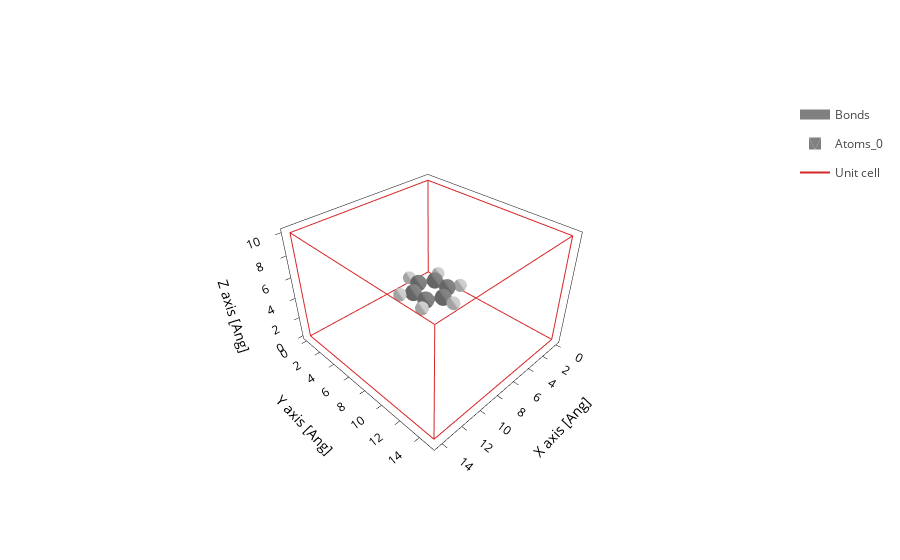

Here is the notebook cell this chart was saved with:
### Code cell
atoms = molecule('C6H6', vacuum = 5)
benzene = sisl.Geometry.new(atoms)
benzene.plot(axes='xyz')

### Figure 1 — Plotly figure (JSON) as saved in the notebook; plotly's stock layout.template omitted (floating-point values rounded to 4 significant figures; data arrays with more than 128 entries replaced by an {"elided": "..."} marker saying what was removed)
{"data": [{"line": {"color": "gray", "width": 10}, "meta": {}, "mode": "lines", "name": "Bonds", "opacity": 1, "type": "scatter3d", "x": {"elided": "252 float values"}, "y": {"elided": "252 float values"}, "z": {"elided": "252 int values"}}, {"alphahull": 0, "color": "grey", "hovertemplate": "%{meta.position}", "legendgroup": "Atoms", "meta": {"meta": {}, "position": "(7.15, 8.88, 5.00)"}, "name": "Atoms_0", "opacity": 1, "showlegend": true, "showscale": false, "type": "mesh3d", "x": {"elided": "225 float values"}, "y": {"elided": "225 float values"}, "z": {"elided": "225 float values"}}, {"alphahull": 0, "color": "grey", "hovertemplate": "%{meta.position}", "legendgroup": "Atoms", "meta": {"meta": {}, "position": "(8.36, 8.18, 5.00)"}, "name": "Atoms_1", "opacity": 1, "showlegend": false, "showscale": false, "type": "mesh3d", "x": {"elided": "225 float values"}, "y": {"elided": "225 float values"}, "z": {"elided": "225 float values"}}, {"alphahull": 0, "color": "grey", "hovertemplate": "%{meta.position}", "legendgroup": "Atoms", "meta": {"meta": {}, "position": "(8.36, 6.78, 5.00)"}, "name": "Atoms_2", "opacity": 1, "showlegend": false, "showscale": false, "type": "mesh3d", "x": {"elided": "225 float values"}, "y": {"elided": "225 float values"}, "z": {"elided": "225 float values"}}, {"alphahull": 0, "color": "grey", "hovertemplate": "%{meta.position}", "legendgroup": "Atoms", "meta": {"meta": {}, "position": "(7.15, 6.09, 5.00)"}, "name": "Atoms_3", "opacity": 1, "showlegend": false, "showscale": false, "type": "mesh3d", "x": {"elided": "225 float values"}, "y": {"elided": "225 float values"}, "z": {"elided": "225 float values"}}, {"alphahull": 0, "color": "grey", "hovertemplate": "%{meta.position}", "legendgroup": "Atoms", "meta": {"meta": {}, "position": "(5.94, 6.78, 5.00)"}, "name": "Atoms_4", "opacity": 1, "showlegend": false, "showscale": false, "type": "mesh3d", "x": {"elided": "225 float values"}, "y": {"elided": "225 float values"}, "z": {"elided": "225 float values"}}, {"alphahull": 0, "color": "grey", "hovertemplate": "%{meta.position}", "legendgroup": "Atoms", "meta": {"meta": {}, "position": "(5.94, 8.18, 5.00)"}, "name": "Atoms_5", "opacity": 1, "showlegend": false, "showscale": false, "type": "mesh3d", "x": {"elided": "225 float values"}, "y": {"elided": "225 float values"}, "z": {"elided": "225 float values"}}, {"alphahull": 0, "color": "#cccccc", "hovertemplate": "%{meta.position}", "legendgroup": "Atoms", "meta": {"meta": {}, "position": "(7.15, 9.96, 5.00)"}, "name": "Atoms_6", "opacity": 1, "showlegend": false, "showscale": false, "type": "mesh3d", "x": {"elided": "225 float values"}, "y": {"elided": "225 float values"}, "z": {"elided": "225 float values"}}, {"alphahull": 0, "color": "#cccccc", "hovertemplate": "%{meta.position}", "legendgroup": "Atoms", "meta": {"meta": {}, "position": "(9.30, 8.72, 5.00)"}, "name": "Atoms_7", "opacity": 1, "showlegend": false, "showscale": false, "type": "mesh3d", "x": {"elided": "225 float values"}, "y": {"elided": "225 float values"}, "z": {"elided": "225 float values"}}, {"alphahull": 0, "color": "#cccccc", "hovertemplate": "%{meta.position}", "legendgroup": "Atoms", "meta": {"meta": {}, "position": "(9.30, 6.24, 5.00)"}, "name": "Atoms_8", "opacity": 1, "showlegend": false, "showscale": false, "type": "mesh3d", "x": {"elided": "225 float values"}, "y": {"elided": "225 float values"}, "z": {"elided": "225 float values"}}, {"alphahull": 0, "color": "#cccccc", "hovertemplate": "%{meta.position}", "legendgroup": "Atoms", "meta": {"meta": {}, "position": "(7.15, 5.00, 5.00)"}, "name": "Atoms_9", "opacity": 1, "showlegend": false, "showscale": false, "type": "mesh3d", "x": {"elided": "225 float values"}, "y": {"elided": "225 float values"}, "z": {"elided": "225 float values"}}, {"alphahull": 0, "color": "#cccccc", "hovertemplate": "%{meta.position}", "legendgroup": "Atoms", "meta": {"meta": {}, "position": "(5.00, 6.24, 5.00)"}, "name": "Atoms_10", "opacity": 1, "showlegend": false, "showscale": false, "type": "mesh3d", "x": {"elided": "225 float values"}, "y": {"elided": "225 float values"}, "z": {"elided": "225 float values"}}, {"alphahull": 0, "color": "#cccccc", "hovertemplate": "%{meta.position}", "legendgroup": "Atoms", "meta": {"meta": {}, "position": "(5.00, 8.72, 5.00)"}, "name": "Atoms_11", "opacity": 1, "showlegend": false, "showscale": false, "type": "mesh3d", "x": {"elided": "225 float values"}, "y": {"elided": "225 float values"}, "z": {"elided": "225 float values"}}, {"meta": {}, "mode": "lines", "name": "Unit cell", "type": "scatter3d", "x": [0, 0, 14.3, 14.3, 0, 0, null, 0, 0, 0, 14.3, 14.3, 0, null, 14.3, 14.3, null, 14.3, 14.3], "y": [0, 14.96, 14.96, 14.96, 14.96, 14.96, null, 14.96, 0, 0, 0, 0, 0, null, 14.96, 0, null, 14.96, 0], "z": [0, 0, 0, 10, 10, 0, null, 10, 10, 0, 0, 10, 10, null, 0, 0, null, 10, 10]}], "layout": {"autosize": true, "scene": {"aspectmode": "data", "aspectratio": {"x": 1.11, "y": 1.161, "z": 0.776}, "camera": {"center": {"x": 0, "y": 0, "z": 0}, "eye": {"x": 1.538, "y": 1.538, "z": 1.538}, "projection": {"type": "perspective"}, "up": {"x": 0, "y": 0, "z": 1}}, "xaxis": {"title": {"text": "X axis [Ang]"}, "type": "linear"}, "yaxis": {"title": {"text": "Y axis [Ang]"}, "type": "linear"}, "zaxis": {"title": {"text": "Z axis [Ang]"}, "type": "linear"}}, "xaxis": {"scaleanchor": "y", "scaleratio": 1, "title": {"text": "X axis [Ang]"}}, "yaxis": {"title": {"text": "Y axis [Ang]"}}}}
